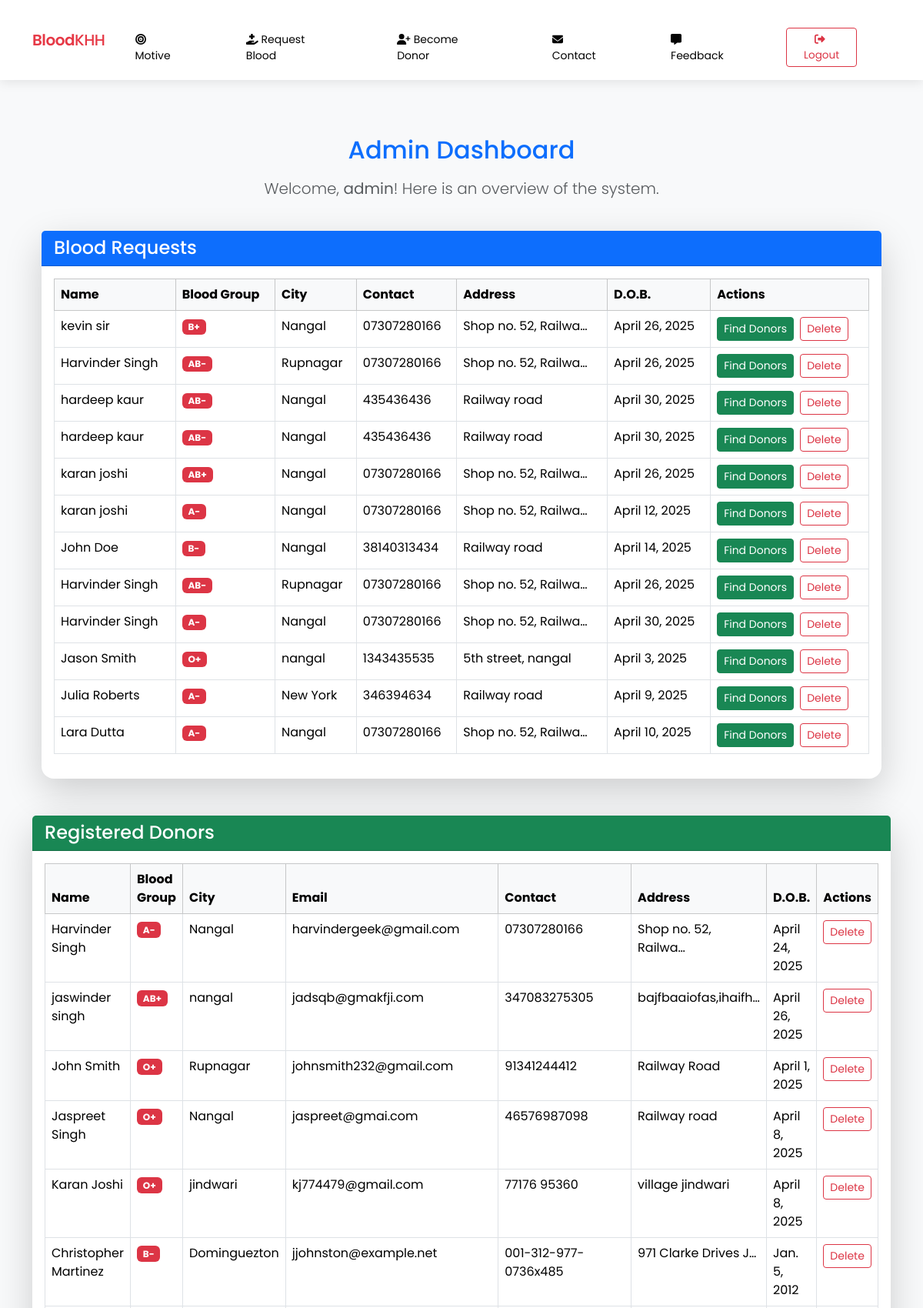
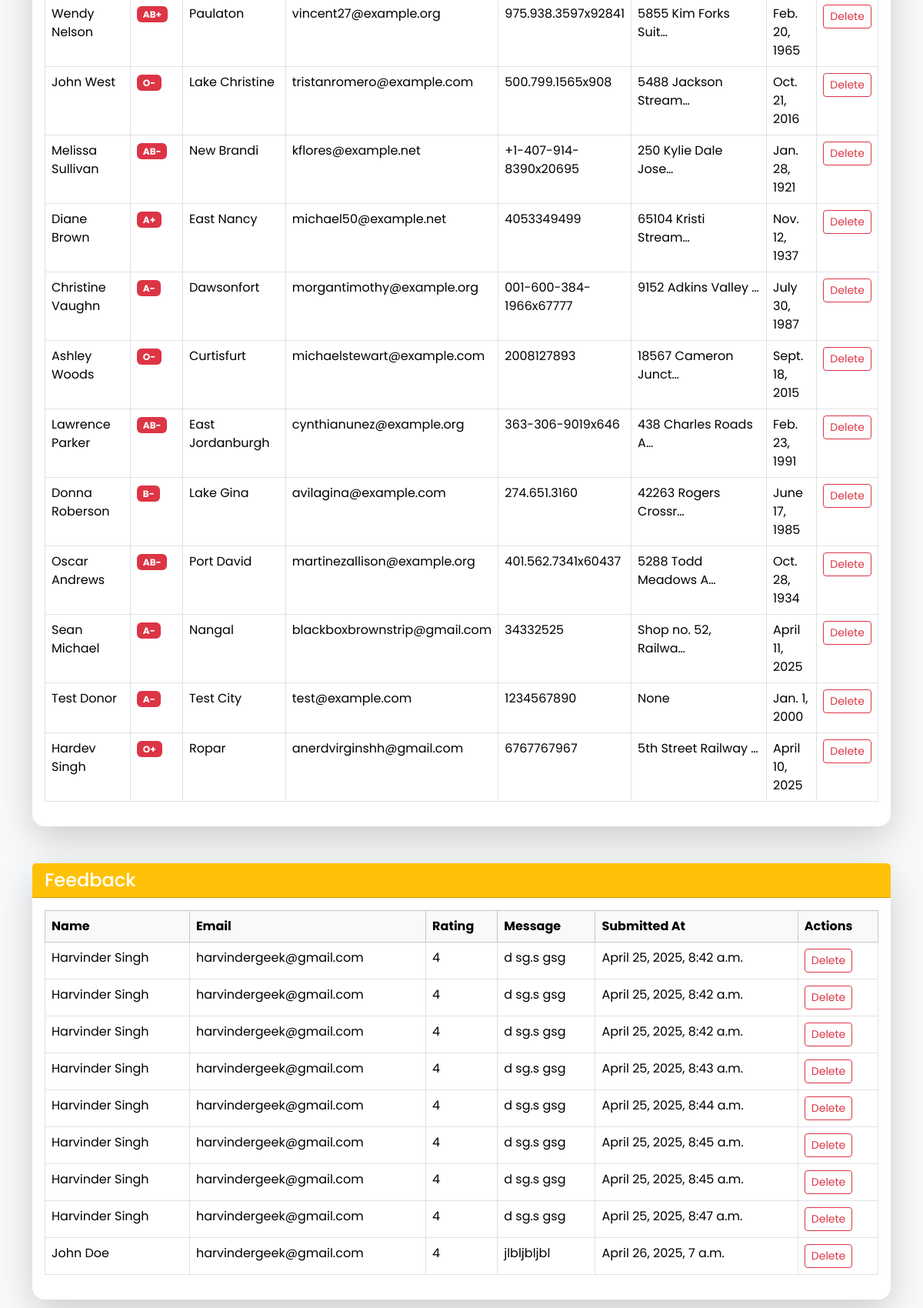
/admin-dashboard/ (signed in, upper part), run on the app's committed database (2 pictures, top to bottom).
### blood/models.py (models this page shows, shortened)
class BloodRequest(models.Model):
    full_name = models.CharField(max_length=100)
    email = models.EmailField()
    state = models.CharField(max_length=100)
    city = models.CharField(max_length=100)
    contact_number = models.CharField(max_length=15)
    address = models.TextField()
    blood_group = models.CharField(max_length=10)
    date_of_birth = models.DateField()

class Donor(models.Model):
    BLOOD_CHOICES = [
        ('A+', 'A+'),
        ('A−', 'A−'),
        ('B+', 'B+'),
        ('B−', 'B−'),
        ('AB+', 'AB+'),
        ('AB−', 'AB−'),
        ('O+', 'O+'),
        ('O−', 'O−')
    ]
    first_name = models.CharField(max_length=100)
    last_name = models.CharField(max_length=100)
    email = models.EmailField(unique=True)
    contact_number = models.CharField(max_length=15, null=False, default='0000000000')  # Provide a default value
    state = models.CharField(max_length=100)
    city = models.CharField(max_length=100)
    address = models.TextField(null=True, blank=True)  # Keep nullable (optional)
    gender = models.CharField(max_length=6, choices=[('Male', 'Male'), ('Female', 'Female')])
    date_of_birth = models.DateField()
    blood_group = models.CharField(max_length=3, choices=BLOOD_CHOICES)

class Feedback(models.Model):
    name = models.CharField(max_length=100)
    email = models.EmailField()
    message = models.TextField()
    rating = models.IntegerField(choices=[(i, str(i)) for i in range(1, 6)], default=5)
    submitted_at = models.DateTimeField(auto_now_add=True)

### blood/views.py (the view)
# urls.py: path('admin-dashboard/', views.admin_dashboard, name='admin_dashboard'),
@login_required(login_url='admin_login')
def admin_dashboard(request):
    if not request.user.is_staff and not request.user.is_superuser:
        return redirect('admin_login')
    blood_requests = BloodRequest.objects.all()
    donors = Donor.objects.all()  # Query all donors
    feedbacks = Feedback.objects.all()  # Fetching all feedback
    contact_us_entries = Contact.objects.all()
    return render(request, 'admin_dashboard.html', {
        'blood_requests': blood_requests,
        'donors': donors,
        'feedbacks': feedbacks,
        'contact_us_entries': contact_us_entries,
    })

### templates/admin_dashboard.html (shortened to what this page needs)
{% extends 'base.html' %}
{% block content %}
<div class="container my-4">
  <div class="row mb-4">
    <div class="col-12 text-center">
      <h2 class="mb-3 text-primary">Admin Dashboard</h2>
      <p class="lead text-muted">
        Welcome, <strong>{{ user.username }}</strong>! Here is an overview of
        the system.
      </p>
    </div>
  </div>
  <div class="card mb-5 shadow-lg border-light">
    <div
      class="card-header bg-primary text-white d-flex justify-content-between align-items-center"
    >
      <h4 class="mb-0">Blood Requests</h4>
    </div>
    <div class="card-body">
      {% if blood_requests %}
      <div class="table-responsive">
        <table class="table table-hover table-bordered">
          <thead class="table-light">
            <tr>
              <th>Name</th>
              <th>Blood Group</th>
              <th>City</th>
              <th>Contact</th>
              <th>Address</th>
              <th>D.O.B.</th>
              <th>Actions</th>
            </tr>
          </thead>
          <tbody>
            {% for request in blood_requests %}
            <tr>
              <td>{{ request.full_name }}</td>
              <td>
                <span class="badge bg-danger">{{ request.blood_group }}</span>
              </td>
              <td>{{ request.city }}</td>
              <td>{{ request.contact_number }}</td>
              <td>{{ request.address|truncatechars:20 }}</td>
              <td>{{ request.date_of_birth }}</td>
              <td>
                <div class="d-flex gap-2">
                  <button type="button" class="btn btn-success btn-sm approve-btn" data-id="{{ request.id }}">
                     Find Donors
                  </button>
                  <a
                    href="{% url 'delete_request' request.id %}"
                    class="btn btn-outline-danger btn-sm"
                    onclick="return confirm('Are you sure you want to delete this request?');"
                  >
                     Delete
                  </a>
                </div>
              </td>
            </tr>
            {% endfor %}
          </tbody>
        </table>
      </div>
      {% else %}
      <div class="alert alert-info">No blood requests found.</div>
      {% endif %}
    </div>
  </div>
</div>
 <div class="card mb-5 shadow-lg border-light">
  <div
    class="card-header bg-success text-white d-flex justify-content-between align-items-center"
  >
    <h4 class="mb-0">Registered Donors</h4>
  </div>
  <div class="card-body">
    {% if donors %}
    <div class="table-responsive">
      <table class="table table-hover table-bordered">
        <thead class="table-light">
          <tr>
            <th>Name</th>
            <th>Blood Group</th>
            <th>City</th>
            <th>Email</th>
            <th>Contact</th>
            <th>Address</th>
            <th>D.O.B.</th>
            <th>Actions</th>
          </tr>
        </thead>
        <tbody>
          {% for donor in donors %}
          <tr>
            <td>{{ donor.first_name }} {{ donor.last_name }}</td>
            <td>
              <span class="badge bg-danger">{{ donor.blood_group }}</span>
            </td>
            <td>{{ donor.city }}</td>
            <td>{{ donor.email }}</td>
            <td>{{ donor.contact_number }}</td>
            <td>{{ donor.address|truncatechars:20 }}</td>
            <td>{{ donor.date_of_birth }}</td>
            <td>
              <a
                href="{% url 'delete_donor' donor.id %}"
                class="btn btn-outline-danger btn-sm"
                onclick="return confirm('Are you sure you want to delete this donor?');"
              >
                 Delete
              </a>
            </td>
          </tr>
          {% endfor %}
        </tbody>
      </table>
    </div>
    {% else %}
    <div class="alert alert-info">No donors found.</div>
    {% endif %}
  </div>
</div>
<div class="card mb-5 shadow-lg border-light">
  <div
    class="card-header bg-warning text-white d-flex justify-content-between align-items-center"
  >
    <h4 class="mb-0">Feedback</h4>
  </div>
  <div class="card-body">
    {% if feedbacks %}
    <div class="table-responsive">
      <table class="table table-hover table-bordered">
        <thead class="table-light">
          <tr>
            <th>Name</th>
            <th>Email</th>
            <th>Rating</th>
            <th>Message</th>
            <th>Submitted At</th>
            <th>Actions</th>
          </tr>
        </thead>
        <tbody>
          {% for feedback in feedbacks %}
          <tr>
            <td>{{ feedback.name }}</td>
            <td>{{ feedback.email }}</td>
            <td>{{ feedback.rating }}</td>
            <td>{{ feedback.message|truncatechars:50 }}</td>
            <td>{{ feedback.submitted_at }}</td>
            <td>
              <a
                href="{% url 'delete_feedback' feedback.id %}"
                class="btn btn-outline-danger btn-sm"
                onclick="return confirm('Are you sure you want to delete this feedback?');"
              >
                 Delete
              </a>
            </td>
          </tr>
          {% endfor %}
        </tbody>
      </table>
    </div>
    {% else %}
    <div class="alert alert-info">No feedback found.</div>
    {% endif %}
  </div>
</div>
</div>
{% endblock %}

### templates/base.html (style rules this page uses)
:root { --primary-color: #e63946; --secondary-color: #1d3557; --accent-color: #a8dadc; --light-color: #f1faee; --dark-color: #030303; }
body { font-family: "Poppins", sans-serif; background-color: #f8f9fa; color: var(--dark-color); display: flex; flex-direction: column; min-height: 100vh; }
.card { border: none; border-radius: 1rem; box-shadow: 0 5px 20px rgba(0, 0, 0, 0.08); transition: transform 0.3s ease, box-shadow 0.3s ease; }

### data on the page
BloodRequest: full_name "kevin sir", blood_group "B+", city "Nangal", contact_number "07307280166", address "Shop no. 52, Railwa…", date_of_birth "April 26, 2025"
BloodRequest: full_name "Harvinder Singh", blood_group "AB-", city "Rupnagar", contact_number "07307280166", address "Shop no. 52, Railwa…", date_of_birth "April 26, 2025"
BloodRequest: full_name "hardeep kaur", blood_group "AB-", city "Nangal", contact_number "435436436", address "Railway road", date_of_birth "April 30, 2025"
BloodRequest: full_name "hardeep kaur", blood_group "AB-", city "Nangal", contact_number "435436436", address "Railway road", date_of_birth "April 30, 2025"
BloodRequest: full_name "karan joshi", blood_group "AB+", city "Nangal", contact_number "07307280166", address "Shop no. 52, Railwa…", date_of_birth "April 26, 2025"
BloodRequest: full_name "karan joshi", blood_group "A-", city "Nangal", contact_number "07307280166", address "Shop no. 52, Railwa…", date_of_birth "April 12, 2025"
BloodRequest: full_name "John Doe", blood_group "B-", city "Nangal", contact_number "38140313434", address "Railway road", date_of_birth "April 14, 2025"
BloodRequest: full_name "Harvinder Singh", blood_group "AB-", city "Rupnagar", contact_number "07307280166", address "Shop no. 52, Railwa…", date_of_birth "April 26, 2025"
BloodRequest: full_name "Harvinder Singh", blood_group "A-", city "Nangal", contact_number "07307280166", address "Shop no. 52, Railwa…", date_of_birth "April 30, 2025"
BloodRequest: full_name "Jason Smith", blood_group "O+", city "nangal", contact_number "1343435535", address "5th street, nangal", date_of_birth "April 3, 2025"
BloodRequest: full_name "Julia Roberts", blood_group "A-", city "New York", contact_number "346394634", address "Railway road", date_of_birth "April 9, 2025"
BloodRequest: full_name "Lara Dutta", blood_group "A-", city "Nangal", contact_number "07307280166", address "Shop no. 52, Railwa…", date_of_birth "April 10, 2025"
Donor: first_name "Harvinder", last_name "Singh", blood_group "A−", city "Nangal", email "harvindergeek@gmail.com", contact_number "07307280166", address "Shop no. 52, Railwa…", date_of_birth "April 24, 2025"
Donor: first_name "jaswinder", last_name "singh", blood_group "AB+", city "nangal", email "jadsqb@gmakfji.com", contact_number "347083275305", address "bajfbaaiofas,ihaifh…", date_of_birth "April 26, 2025"
Donor: first_name "John", last_name "Smith", blood_group "O+", city "Rupnagar", email "johnsmith232@gmail.com", contact_number "91341244412", address "Railway Road", date_of_birth "April 1, 2025"
Donor: first_name "Jaspreet", last_name "Singh", blood_group "O+", city "Nangal", email "jaspreet@gmai.com", contact_number "46576987098", address "Railway road", date_of_birth "April 8, 2025"
Donor: first_name "Karan", last_name "Joshi", blood_group "O+", city "jindwari", email "kj774479@gmail.com", contact_number "77176 95360", address "village jindwari", date_of_birth "April 8, 2025"
Donor: first_name "Christopher", last_name "Martinez", blood_group "B−", city "Dominguezton", email "jjohnston@example.net", contact_number "001-312-977-0736x485", address "971 Clarke Drives J…", date_of_birth "Jan. 5, 2012"
Donor: first_name "Wendy", last_name "Nelson", blood_group "AB+", city "Paulaton", email "vincent27@example.org", contact_number "975.938.3597x92841", address "5855 Kim Forks Suit…", date_of_birth "Feb. 20, 1965"
Donor: first_name "John", last_name "West", blood_group "O−", city "Lake Christine", email "tristanromero@example.com", contact_number "500.799.1565x908", address "5488 Jackson Stream…", date_of_birth "Oct. 21, 2016"
Donor: first_name "Melissa", last_name "Sullivan", blood_group "AB−", city "New Brandi", email "kflores@example.net", contact_number "+1-407-914-8390x20695", address "250 Kylie Dale Jose…", date_of_birth "Jan. 28, 1921"
Donor: first_name "Diane", last_name "Brown", blood_group "A+", city "East Nancy", email "michael50@example.net", contact_number "4053349499", address "65104 Kristi Stream…", date_of_birth "Nov. 12, 1937"
Donor: first_name "Christine", last_name "Vaughn", blood_group "A−", city "Dawsonfort", email "morgantimothy@example.org", contact_number "001-600-384-1966x67777", address "9152 Adkins Valley …", date_of_birth "July 30, 1987"
Donor: first_name "Ashley", last_name "Woods", blood_group "O−", city "Curtisfurt", email "michaelstewart@example.com", contact_number "2008127893", address "18567 Cameron Junct…", date_of_birth "Sept. 18, 2015"
Donor: first_name "Lawrence", last_name "Parker", blood_group "AB−", city "East Jordanburgh", email "cynthianunez@example.org", contact_number "363-306-9019x646", address "438 Charles Roads A…", date_of_birth "Feb. 23, 1991"
Donor: first_name "Donna", last_name "Roberson", blood_group "B−", city "Lake Gina", email "avilagina@example.com", contact_number "274.651.3160", address "42263 Rogers Crossr…", date_of_birth "June 17, 1985"
Donor: first_name "Oscar", last_name "Andrews", blood_group "AB−", city "Port David", email "martinezallison@example.org", contact_number "401.562.7341x60437", address "5288 Todd Meadows A…", date_of_birth "Oct. 28, 1934"
Donor: first_name "Sean", last_name "Michael", blood_group "A−", city "Nangal", email "blackboxbrownstrip@gmail.com", contact_number "34332525", address "Shop no. 52, Railwa…", date_of_birth "April 11, 2025"
Donor: first_name "Test", last_name "Donor", blood_group "A-", city "Test City", email "test@example.com", contact_number "1234567890", address "None", date_of_birth "Jan. 1, 2000"
Donor: first_name "Hardev", last_name "Singh", blood_group "O+", city "Ropar", email "anerdvirginshh@gmail.com", contact_number "6767767967", address "5th Street Railway …", date_of_birth "April 10, 2025"
Feedback: name "Harvinder Singh", email "harvindergeek@gmail.com", rating "4", message "d sg.s gsg", submitted_at "April 25, 2025, 8:42 a.m."
Feedback: name "Harvinder Singh", email "harvindergeek@gmail.com", rating "4", message "d sg.s gsg", submitted_at "April 25, 2025, 8:42 a.m."
Feedback: name "Harvinder Singh", email "harvindergeek@gmail.com", rating "4", message "d sg.s gsg", submitted_at "April 25, 2025, 8:42 a.m."
Feedback: name "Harvinder Singh", email "harvindergeek@gmail.com", rating "4", message "d sg.s gsg", submitted_at "April 25, 2025, 8:43 a.m."
Feedback: name "Harvinder Singh", email "harvindergeek@gmail.com", rating "4", message "d sg.s gsg", submitted_at "April 25, 2025, 8:44 a.m."
Feedback: name "Harvinder Singh", email "harvindergeek@gmail.com", rating "4", message "d sg.s gsg", submitted_at "April 25, 2025, 8:45 a.m."
Feedback: name "Harvinder Singh", email "harvindergeek@gmail.com", rating "4", message "d sg.s gsg", submitted_at "April 25, 2025, 8:45 a.m."
Feedback: name "Harvinder Singh", email "harvindergeek@gmail.com", rating "4", message "d sg.s gsg", submitted_at "April 25, 2025, 8:47 a.m."
Feedback: name "John Doe", email "harvindergeek@gmail.com", rating "4", message "jlbljbljbl", submitted_at "April 26, 2025, 7 a.m."

### other printed values
{{ user.username }} "admin"
